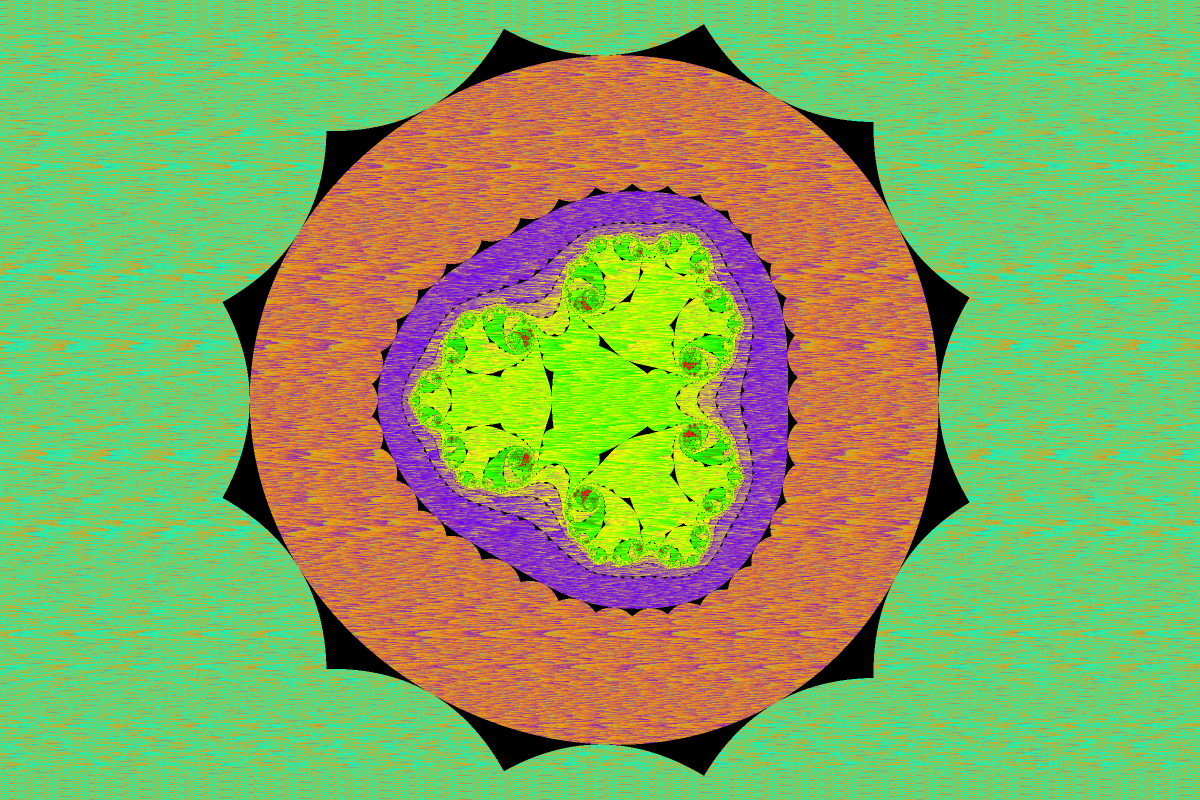
#> input picture image_processors/biomorph_20251006_082331_2x.png, 2400 x 1600 px (shown at 1/2 size)
$ python -i GrayScott_filter_gr.py   (imports and definitions only)
#> lines starting #> are read from the running program, lines starting #| are printed output that depends on the picture
"""
Gray-Scott Filter - Image Processor (Gradio Version)

A reaction-diffusion pattern generator that creates artistic effects by:
1. Converting image to grayscale
2. Applying multiple iterations of sharpen + blur filters
3. Optional binarization (50% threshold)
4. Morphological operations (erosion/dilation) on binarized images

The filter creates patterns similar to biological systems like spots and stripes.
"""

from PIL import Image, ImageFilter
import numpy as np
import gradio as gr

try:
    from scipy import ndimage
    SCIPY_AVAILABLE = True
except ImportError:
    SCIPY_AVAILABLE = False
    print("Warning: scipy not available. Morphological operations will use basic numpy implementation.")

try:
    import cv2
    CV2_AVAILABLE = True
except ImportError:
    CV2_AVAILABLE = False
    print("Warning: cv2 not available. Cardinal snapping will not be available.")


# [85 lines left out: functions multiply_blend, pixellate_image, not called in this run]


def snap_to_cardinal_directions(image):
    """
    Snap lines to cardinal and diagonal directions (45-degree increments: 0, 45, 90, 135, 180, 225, 270, 315 degrees)

    Args:
        image: PIL Image (grayscale)

    Returns:
        PIL Image with lines snapped to cardinal and diagonal directions
    """
    if not CV2_AVAILABLE:
        print("Warning: cv2 not available, skipping cardinal snapping")
        return image

    try:
        # Convert PIL to cv2 format (numpy array)
        img_array = np.array(image)

        # Threshold the image (binary inverse)
        _, th = cv2.threshold(img_array, 128, 255, cv2.THRESH_BINARY_INV)

        # Find contours - use LIST retrieval to get all contours
        contours, _ = cv2.findContours(th, cv2.RETR_LIST, cv2.CHAIN_APPROX_SIMPLE)

        # Create white output image
        out = np.ones_like(img_array) * 255

        # Collect all contours with their perimeters for thickness scaling
        contour_data = []
        for c in contours:
            if len(c) < 2:
                continue
            perimeter = cv2.arcLength(c, closed=True)
            contour_data.append((c, perimeter))

        # Define thickness range (min 1 pixel, max 8 pixels)
        min_thickness = 1
        max_thickness = 8

        # Find min and max perimeters for scaling
        if contour_data:
            perimeters = [p for _, p in contour_data]
            min_perim = min(perimeters)
            max_perim = max(perimeters)
        else:
            min_perim = 0
            max_perim = 0

        # Process each contour
        for c, perimeter in contour_data:
            # Calculate thickness proportional to perimeter
            if max_perim > min_perim:
                # Scale thickness from min to max based on perimeter
                thickness_ratio = (perimeter - min_perim) / (max_perim - min_perim)
                thickness = int(min_thickness + thickness_ratio * (max_thickness - min_thickness))
                thickness = max(1, thickness)  # Ensure at least 1 pixel
            else:
                thickness = min_thickness

            # Approximate polygon with larger epsilon for smoother results
            epsilon = 3.0
            approx = cv2.approxPolyDP(c, epsilon, closed=True)
            pts = approx.reshape(-1, 2)

            if len(pts) < 2:
                continue

            # Build snapped path maintaining connectivity
            snapped_path = []
            current_pos = pts[0].astype(float)
            snapped_path.append(current_pos.astype(int))

            # Process each segment
            for i in range(len(pts)):
                # Get next point (wrapping around for closed contour)
                next_idx = (i + 1) % len(pts)
                p = current_pos
                q = pts[next_idx].astype(float)

                dx, dy = q - p

                # Calculate angle
                ang = np.degrees(np.arctan2(dy, dx))

                # Snap to nearest 45-degree increment (0, 45, 90, 135, 180, 225, 270, 315)
                snapped = round(ang / 45) * 45
                rad = np.radians(snapped)

                # Calculate length
                length = np.hypot(dx, dy)

                # Calculate new endpoint with snapped angle, starting from current position
                new_endpoint = p + np.array([np.cos(rad), np.sin(rad)]) * length

                # Update current position for next segment
                current_pos = new_endpoint
                snapped_path.append(new_endpoint.astype(int))

            # Draw the snapped contour as a polyline with proportional thickness
            if len(snapped_path) > 1:
                pts_array = np.array(snapped_path, dtype=np.int32)
                cv2.polylines(out, [pts_array], isClosed=True, color=0, thickness=thickness)

        # Convert back to PIL Image
        return Image.fromarray(out)

    except Exception as e:
        print(f"Error in cardinal snapping: {e}")
        import traceback
        traceback.print_exc()
        return image


def sharpen_image(image):
    """Apply sharpening filter"""
    return image.filter(ImageFilter.SHARPEN)


def blur_image(image):
    """Apply Gaussian blur"""
    return image.filter(ImageFilter.GaussianBlur(radius=1))


# [329 lines left out: functions gray_scott_filter, binarize_image, erode_image, dilate_image, create_interface, not called in this run]


# [20 lines not run here, left out]

>>> import cv2
>>> picture = cv2.imread('biomorph_20251006_082331_2x.png')
#> picture is the input picture: shape (1600, 2400, 3); mean B, G, R 96, 171.7, 133.5
>>> result = snap_to_cardinal_directions(picture)
#> in snap_to_cardinal_directions, `_, th = cv2.threshold(img_array, 128, 255, cv2.THRESH_BINARY_INV)`:
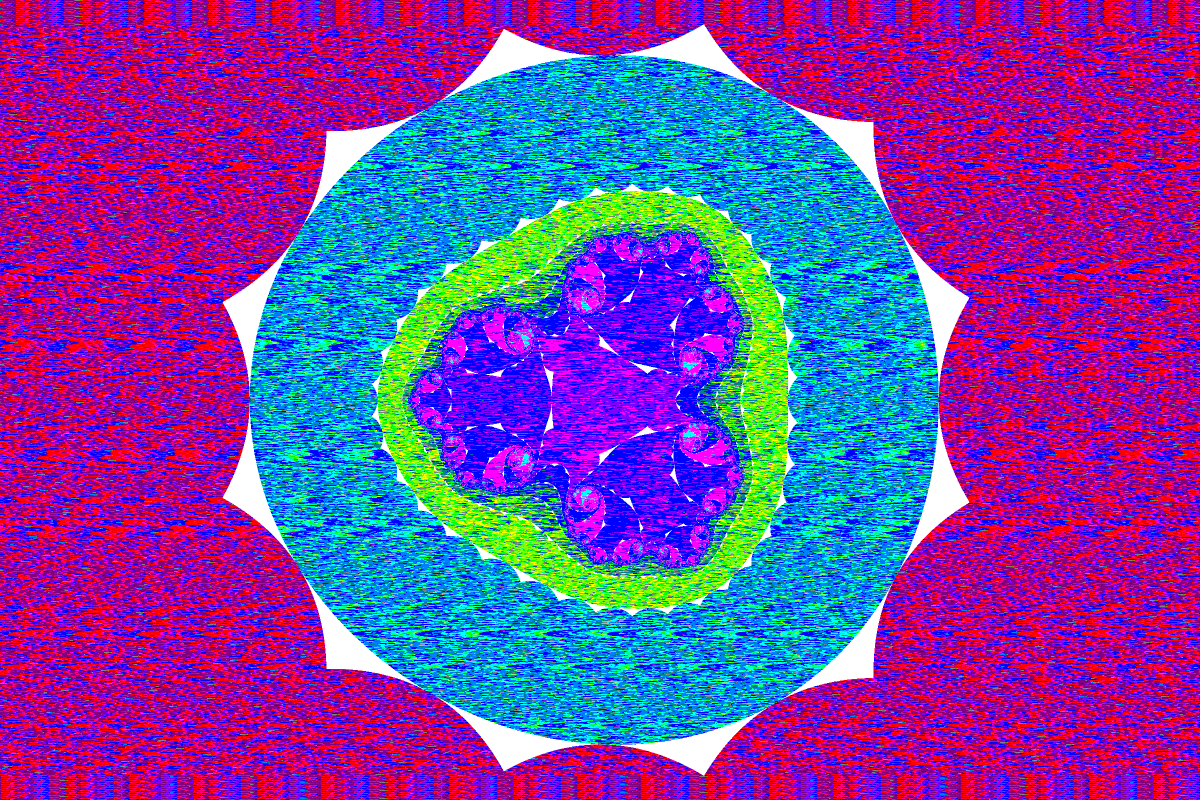
#> th: shape (1600, 2400, 3) (shown at 1/2 size); mean B, G, R 167.4, 60.1, 116
